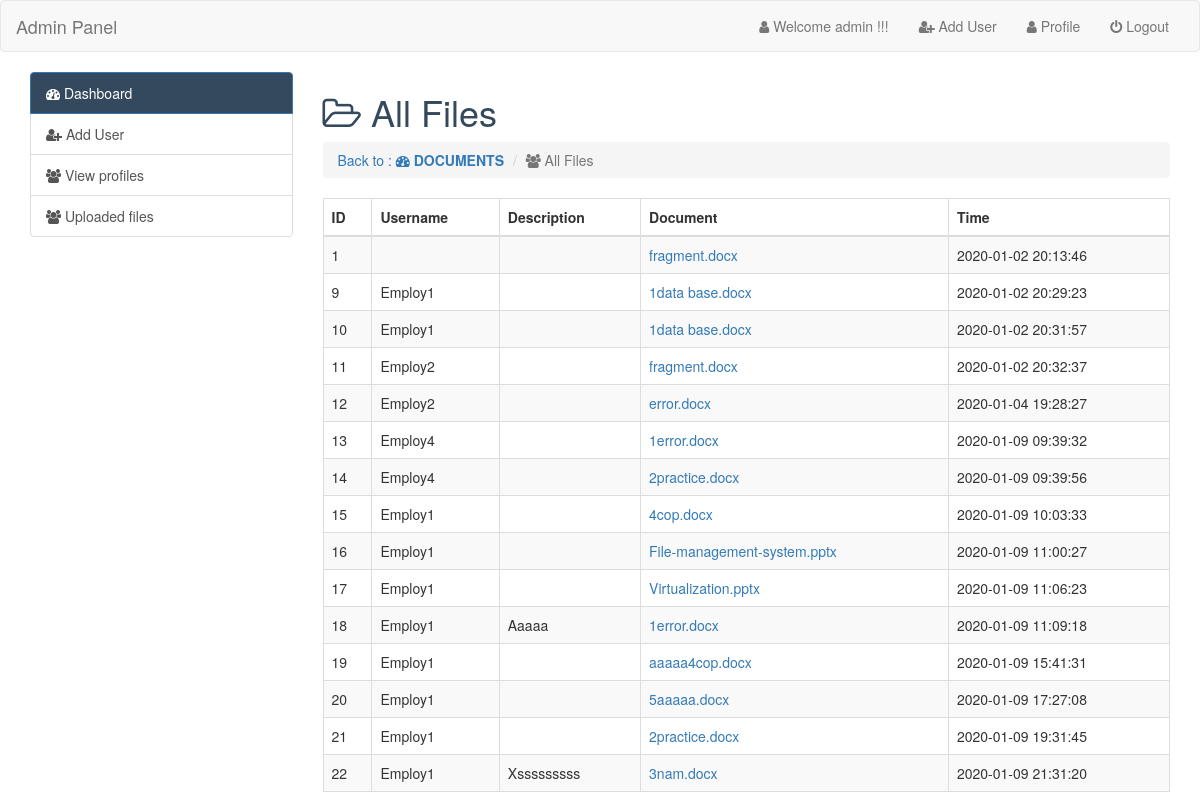
/admin.php?page=uploadedfiles (signed in), run on an earlier commit of the app's database.
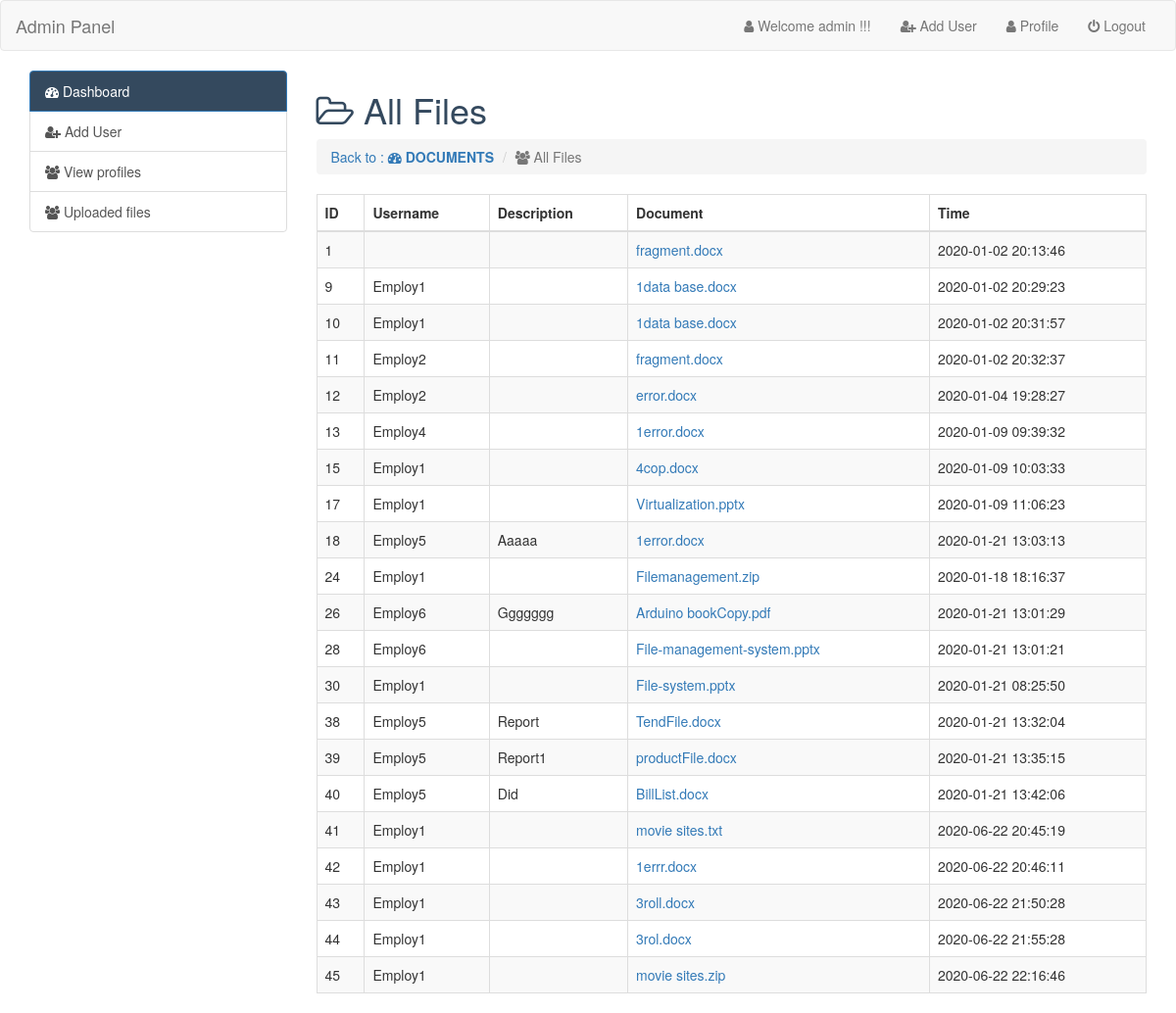
And on a later commit of the database.
### tables this page shows
CREATE TABLE `document` (
  `up_id` int(100) NOT NULL,
  `username` varchar(100) NOT NULL,
  `description` varchar(300) NOT NULL,
  `file` varchar(300) NOT NULL,
  `time` timestamp NOT NULL DEFAULT current_timestamp() ON UPDATE current_timestamp(),
  `up_size` blob NOT NULL
);

### uploadedfiles.php (the view)
<h1 class="text-primary" style="color:#34495e"><i class="fa fa-folder-open-o"></i> All Files</h1>
        <ol class="breadcrumb">
          <li><a href="admin.php?page=dashboard">Back to : <b><i class="fa fa-dashboard"></i> DOCUMENTS</b></a></li>
          <li class="active"><i class="fa fa-users"></i> All Files</li>
        </ol>
	        <div class="table-responsive">
	               <table id="data" class="table table-striped table-dark table-hover table-bordered ">
	                      <thead>
	                        <tr>
	                          <th scope="col">ID</th>
	                          <th scope="col">Username</th>
	                          <th scope="col">Description</th>
	                          <th scope="col">Document</th>
	                          <th scope="col">Time</th>
	                        </tr>
	                      </thead>
	                      <tbody>
						<?php
                        $Result=mysqli_query($conn,"SELECT * FROM `document`");
                        while ($row=mysqli_fetch_assoc($Result)) {
                         ?>
                        <tr>
                          <td><?php echo $row['up_id']; ?></td>
                          <td><?php echo ucwords($row['username']); ?></td>
                          <td><?php echo ucwords($row['description']); ?></td>
                          <td>
                          <?php
							$fileName=$row['file'];
							echo "<a href=\"files/$fileName\">$fileName</a>";
							?>
							</td>
							<td><?php echo $row['time']; ?></td>
                        </tr>
                        <?php
                          }
                        ?>
                      </tbody>
                    </table>
                    </div>

What changed in the data, as far as the page shows it:
removed document: up_id "14", username "Employ4", file "2practice.docx", time "2020-01-09 09:39:56"
removed document: up_id "16", username "Employ1", file "File-management-system.pptx", time "2020-01-09 11:00:27"
removed document: up_id "19", username "Employ1", file "aaaaa4cop.docx", time "2020-01-09 15:41:31"
removed document: up_id "20", username "Employ1", file "5aaaaa.docx", time "2020-01-09 17:27:08"
removed document: up_id "21", username "Employ1", file "2practice.docx", time "2020-01-09 19:31:45"
removed document: up_id "22", username "Employ1", description "Xsssssssss", file "3nam.docx", time "2020-01-09 21:31:20"
changed document "Aaaaa": username "Employ1" → "Employ5"; time "2020-01-09 11:09:18" → "2020-01-21 13:03:13"
added document: up_id "24", username "Employ1", file "Filemanagement.zip", time "2020-01-18 18:16:37"
added document: up_id "26", username "Employ6", description "Ggggggg", file "Arduino bookCopy.pdf", time "2020-01-21 13:01:29"
added document: up_id "28", username "Employ6", file "File-management-system.pptx", time "2020-01-21 13:01:21"
added document: up_id "30", username "Employ1", file "File-system.pptx", time "2020-01-21 08:25:50"
added document: up_id "38", username "Employ5", description "Report", file "TendFile.docx", time "2020-01-21 13:32:04"
added document: up_id "39", username "Employ5", description "Report1", file "productFile.docx", time "2020-01-21 13:35:15"
added document: up_id "40", username "Employ5", description "Did", file "BillList.docx", time "2020-01-21 13:42:06"
added document: up_id "41", username "Employ1", file "movie sites.txt", time "2020-06-22 20:45:19"
added document: up_id "42", username "Employ1", file "1errr.docx", time "2020-06-22 20:46:11"
added document: up_id "43", username "Employ1", file "3roll.docx", time "2020-06-22 21:50:28"
added document: up_id "44", username "Employ1", file "3rol.docx", time "2020-06-22 21:55:28"
added document: up_id "45", username "Employ1", file "movie sites.zip", time "2020-06-22 22:16:46"
